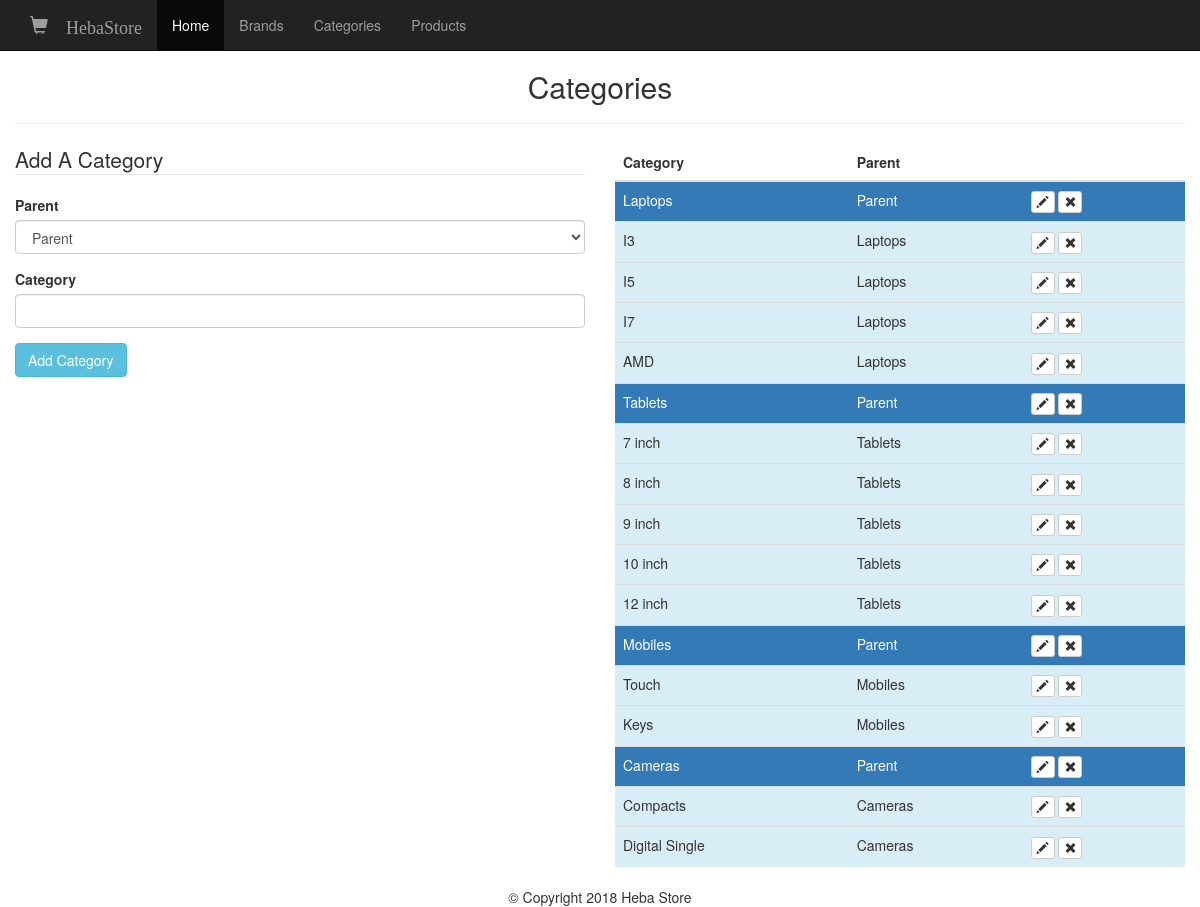
The app's page /admin/categories.php with its own data.
### tables this page shows
CREATE TABLE `categories` (
  `id` int(11) NOT NULL,
  `category` varchar(255) NOT NULL,
  `parent` int(11) NOT NULL DEFAULT '0'
);

### admin/categories.php (the view, shortened to what this page needs)
<?php
require_once($_SERVER['DOCUMENT_ROOT']) . '/final/core/init.php';
include 'includes/head.php';
include 'includes/navigation.php';
?>
	        <?php
       $category ='';
       $post_parent='';
	?>
	  <?php
   $category_value='';
   $parent_value=0;
   if(isset($_GET['edit'])){
	  $category_value=$edit_category['category'];
	  $parent_value=$edit_category['parent'];
	   }else{
		   if(isset($_POST)){
	  $category_value=$category;
	  $parent_value=$post_parent;
		   }
	   }
   ?>
<h2 class="text-center">Categories </h2>
<hr/>
<div class="row">
<div class="col-md-6">
       	<form class="form" method="post"
action="categories.php<?php echo ((isset($_GET['edit']))? '?edit='.$edit_id: '' ); ?>">
  <legend><?php echo ((isset($_GET['edit']))? 'Edit': 'Add' ); ?> A Category</legend>
        	<div class="form-group">
		<label for="parent">Parent</label>
<select class="form-control" name="parent" id="parent">
<option value="0" <?=( ($parent_value==0)? 'selected="selected" ' :'' )?> >Parent</option>
</select>
			</div>
            <div class="form-group">
		<label for="category">Category</label>
		<input type="text" class="form-control" id="category" name="category"
value="<?= $category_value; ?> "  >
			</div>
			<div class="form-group">
	<input type="submit" class="btn btn-info"
  value="<?php echo ((isset($_GET['edit']))? 'Edit': 'Add' ); ?> Category">
			</div>
        </form>
</div>
	<div class="col-md-6">
	<table class="table table-border">
	   <thead>
		<th>Category</th>
        <th>Parent</th>
    	 <th></th>
	   </thead>
<tbody>
  <?php $sql=" SELECT * FROM categories WHERE parent = 0";
 $result=$db->query($sql);
while($parent = mysqli_fetch_assoc($result)) : ?>
        <?php     $parent_id = (int)$parent['id'];
		$sql2 = "SELECT * FROM categories WHERE parent = '$parent_id'";
		$cresult = $db->query($sql2);
	?>
            <tr class="bg-primary">
            <td><?=$parent['category']?></td>
            <td>Parent</td>
            <td>
            <a href="categories.php?edit=<?=$parent['id']; ?>" class="btn btn-xs btn-default"><span class="glyphicon glyphicon-pencil"></span></a>
			<a href="categories.php?delete=<?=$parent['id']; ?>" class="btn btn-xs btn-default"><span class="glyphicon glyphicon-remove"></span></a>
            </td>
            </tr>
   <?php while($child = mysqli_fetch_assoc($cresult)) : ?>
<tr class="bg-info">
<td><?php echo $child['category']; ?></td>
<td><?php echo $parent['category']; ?></td>
<td>
<a href="categories.php?edit=<?php echo $child['id']; ?>" class="btn btn-xs btn-default"><span class="glyphicon glyphicon-pencil"></span></a>
<a href="categories.php?delete=<?php echo $child['id']; ?>" class="btn btn-xs btn-default"><span class="glyphicon glyphicon-remove"></span></a>
	</td>
</tr>
<?php endwhile; ?>
  <?php endwhile; ?>
</tbody>
</table>
</div>
</div>
<?php include 'includes/footer.php'; ?>

### css/style.css (style rules this page uses)
body { padding-top:50px }

### records on screen
categories: category "Laptops"
categories: category "I3"
categories: category "I5"
categories: category "I7"
categories: category "AMD"
categories: category "Tablets"
categories: category "7 inch"
categories: category "8 inch"
categories: category "9 inch"
categories: category "10 inch"
categories: category "12 inch"
categories: category "Mobiles"
categories: category "Touch"
categories: category "Keys"
categories: category "Cameras"
categories: category "Compacts"
categories: category "Digital Single"
